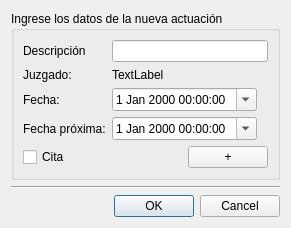
<?xml version="1.0" encoding="UTF-8"?>
<ui version="4.0">
 <class>NuevaActuacion</class>
 <widget class="QDialog" name="NuevaActuacion">
  <property name="geometry">
   <rect>
    <x>0</x>
    <y>0</y>
    <width>291</width>
    <height>209</height>
   </rect>
  </property>
  <property name="sizePolicy">
   <sizepolicy hsizetype="Preferred" vsizetype="Preferred">
    <horstretch>0</horstretch>
    <verstretch>0</verstretch>
   </sizepolicy>
  </property>
  <property name="windowTitle">
   <string>Nueva actuación</string>
  </property>
  <layout class="QVBoxLayout" name="verticalLayout">
   <item>
    <widget class="QGroupBox" name="groupBox">
     <property name="title">
      <string>Ingrese los datos de la nueva actuación</string>
     </property>
     <layout class="QGridLayout" name="gridLayout_2">
      <item row="0" column="0">
       <layout class="QFormLayout" name="formLayout">
        <property name="fieldGrowthPolicy">
         <enum>QFormLayout::ExpandingFieldsGrow</enum>
        </property>
        <item row="0" column="0">
         <widget class="QLabel" name="lblDescripcion">
          <property name="text">
           <string>Descripción</string>
          </property>
          <property name="buddy">
           <cstring>txtDescripcion</cstring>
          </property>
         </widget>
        </item>
        <item row="0" column="1">
         <widget class="QLineEdit" name="txtDescripcion"/>
        </item>
        <item row="1" column="0">
         <widget class="QLabel" name="lblJuzgado_2">
          <property name="text">
           <string>Juzgado:</string>
          </property>
         </widget>
        </item>
        <item row="1" column="1">
         <widget class="QLabel" name="lblJuzgado">
          <property name="cursor">
           <cursorShape>PointingHandCursor</cursorShape>
          </property>
          <property name="focusPolicy">
           <enum>Qt::StrongFocus</enum>
          </property>
          <property name="contextMenuPolicy">
           <enum>Qt::ActionsContextMenu</enum>
          </property>
          <property name="text">
           <string>TextLabel</string>
          </property>
         </widget>
        </item>
        <item row="2" column="0">
         <widget class="QLabel" name="lblFecha">
          <property name="text">
           <string>Fecha:</string>
          </property>
          <property name="buddy">
           <cstring>dteFecha</cstring>
          </property>
         </widget>
        </item>
        <item row="2" column="1">
         <widget class="QDateTimeEdit" name="dteFecha">
          <property name="calendarPopup">
           <bool>true</bool>
          </property>
         </widget>
        </item>
        <item row="3" column="0">
         <widget class="QLabel" name="lblFechaProxima">
          <property name="text">
           <string>Fecha próxima:</string>
          </property>
          <property name="buddy">
           <cstring>dteFechaProxima</cstring>
          </property>
         </widget>
        </item>
        <item row="3" column="1">
         <widget class="QDateTimeEdit" name="dteFechaProxima">
          <property name="calendarPopup">
           <bool>true</bool>
          </property>
         </widget>
        </item>
       </layout>
      </item>
      <item row="1" column="0">
       <layout class="QHBoxLayout" name="horizontalLayout">
        <property name="sizeConstraint">
         <enum>QLayout::SetMinimumSize</enum>
        </property>
        <item>
         <widget class="QCheckBox" name="checkCita">
          <property name="text">
           <string>Cita</string>
          </property>
         </widget>
        </item>
        <item>
         <widget class="QPushButton" name="btnAdd">
          <property name="sizePolicy">
           <sizepolicy hsizetype="Fixed" vsizetype="Fixed">
            <horstretch>0</horstretch>
            <verstretch>0</verstretch>
           </sizepolicy>
          </property>
          <property name="layoutDirection">
           <enum>Qt::RightToLeft</enum>
          </property>
          <property name="text">
           <string>+</string>
          </property>
         </widget>
        </item>
       </layout>
      </item>
     </layout>
    </widget>
   </item>
   <item>
    <widget class="Line" name="line">
     <property name="orientation">
      <enum>Qt::Horizontal</enum>
     </property>
    </widget>
   </item>
   <item>
    <widget class="QDialogButtonBox" name="buttonBox">
     <property name="orientation">
      <enum>Qt::Horizontal</enum>
     </property>
     <property name="standardButtons">
      <set>QDialogButtonBox::Cancel|QDialogButtonBox::Ok</set>
     </property>
    </widget>
   </item>
  </layout>
 </widget>
 <resources/>
 <connections>
  <connection>
   <sender>buttonBox</sender>
   <signal>accepted()</signal>
   <receiver>NuevaActuacion</receiver>
   <slot>accept()</slot>
   <hints>
    <hint type="sourcelabel">
     <x>224</x>
     <y>161</y>
    </hint>
    <hint type="destinationlabel">
     <x>157</x>
     <y>177</y>
    </hint>
   </hints>
  </connection>
  <connection>
   <sender>buttonBox</sender>
   <signal>rejected()</signal>
   <receiver>NuevaActuacion</receiver>
   <slot>reject()</slot>
   <hints>
    <hint type="sourcelabel">
     <x>292</x>
     <y>167</y>
    </hint>
    <hint type="destinationlabel">
     <x>286</x>
     <y>177</y>
    </hint>
   </hints>
  </connection>
 </connections>
</ui>
